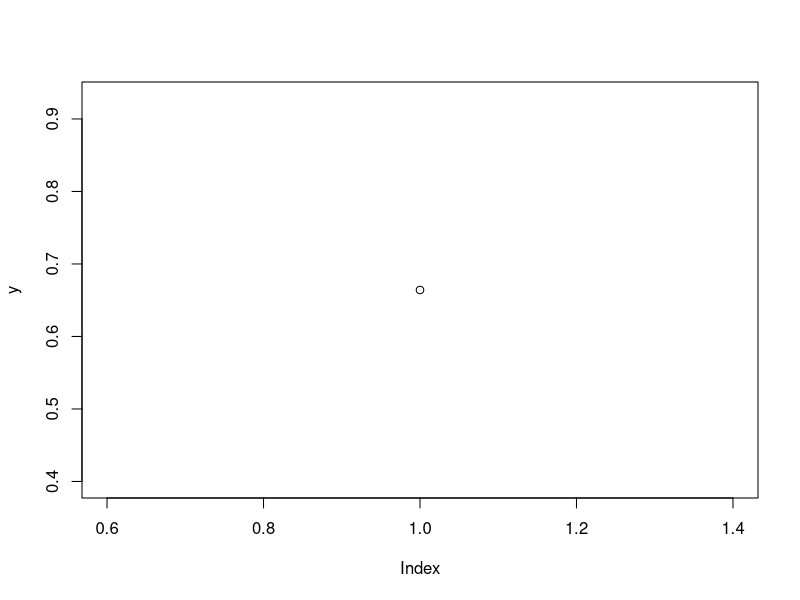
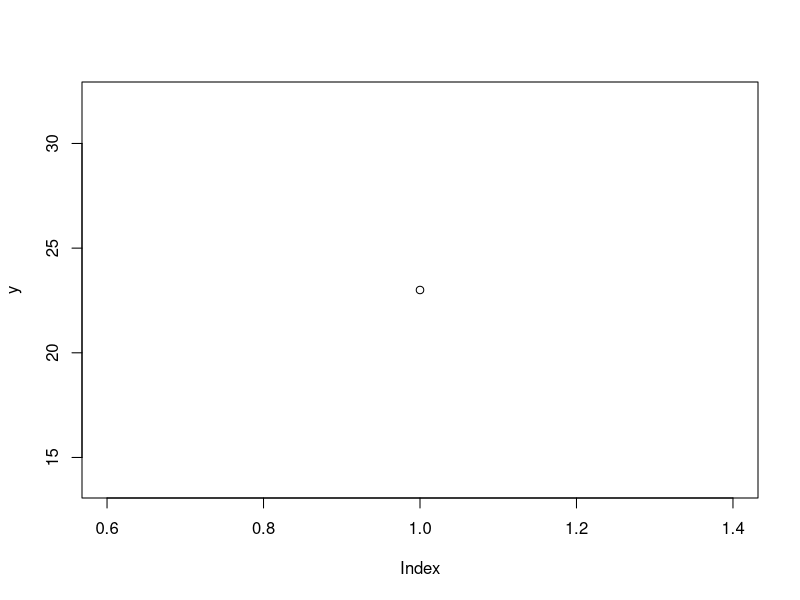
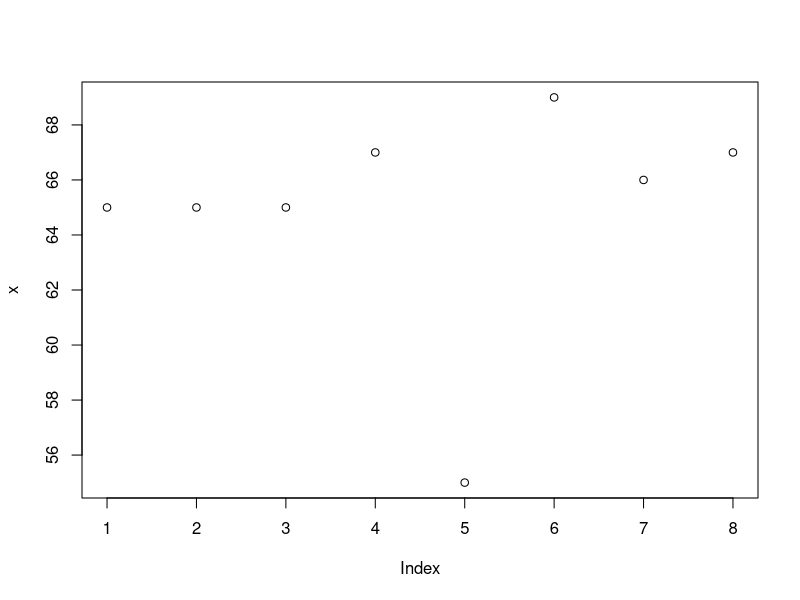
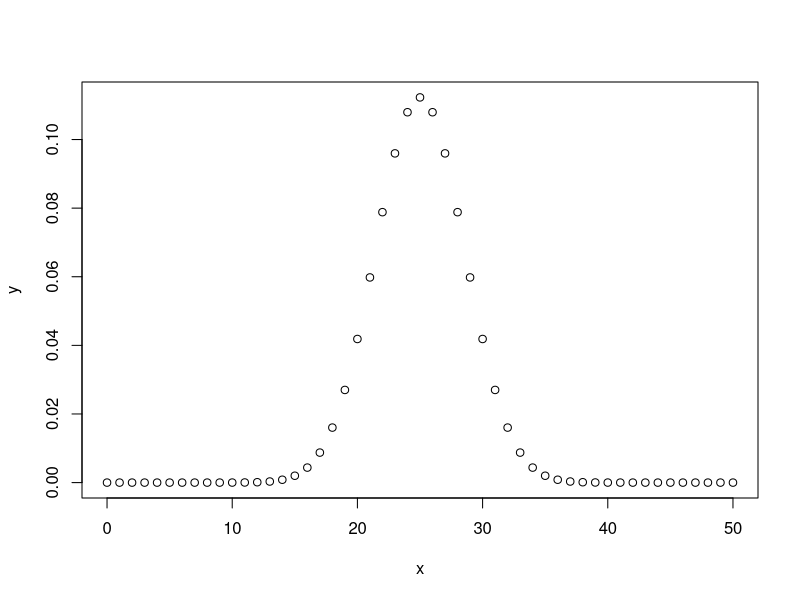

The R script that drew these images, in order:
#dbinom
x<-seq(0,50,by=1)
y<-dbinom(x,50,0.5)
png(file="dbinom.png")
plot(x,y)
dev.off()

#pbinom
y<-pbinom(26,50,0.5)
print(y)
plot(y)

#qbinom
y<-qbinom(0.25,51,1/2)
print(y)
plot(y)

#rbinom
x<-rbinom(8,150,0.4)
print(x)
plot(x)
